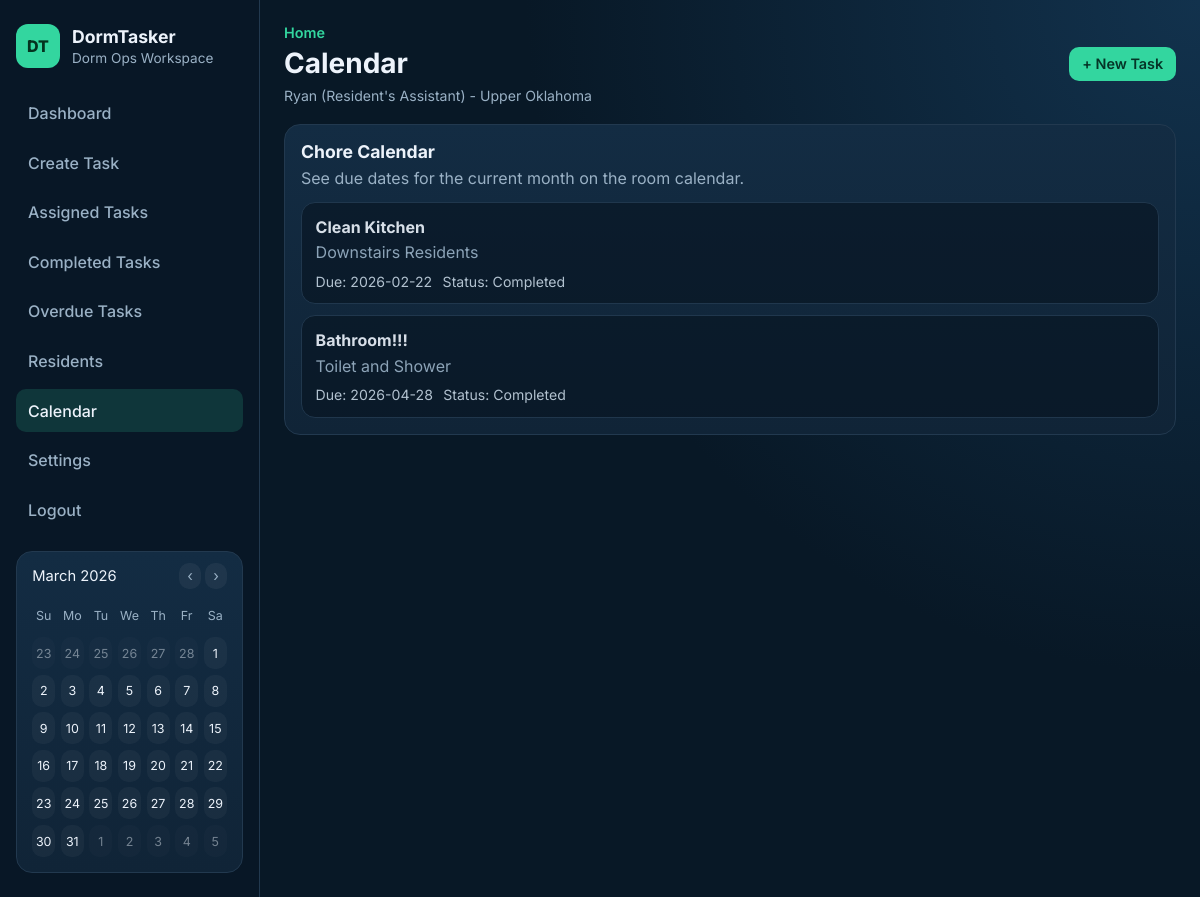
Page /calendar?calendar_month=2026-03 (signed in) on the committed database.
### tables this page shows
CREATE TABLE users (
            id INTEGER PRIMARY KEY AUTOINCREMENT,
            name TEXT NOT NULL,
            role TEXT NOT NULL CHECK (role IN ('RA', 'Resident'))
        , email TEXT, password_hash TEXT, room_id INTEGER);

CREATE TABLE rooms (
            id INTEGER PRIMARY KEY AUTOINCREMENT,
            room_name TEXT NOT NULL,
            room_code TEXT NOT NULL UNIQUE,
            created_by INTEGER,
            FOREIGN KEY (created_by) REFERENCES users (id)
        );

CREATE TABLE chores (
            id INTEGER PRIMARY KEY AUTOINCREMENT,
            title TEXT NOT NULL,
            description TEXT,
            due_date TEXT,
            status TEXT
        , room_id INTEGER, created_by INTEGER);

CREATE TABLE assignments (
            id INTEGER PRIMARY KEY AUTOINCREMENT,
            chore_id INTEGER NOT NULL,
            resident_id INTEGER NOT NULL,
            assigned_by INTEGER NOT NULL, room_id INTEGER,
            FOREIGN KEY (chore_id) REFERENCES chores (id) ON DELETE CASCADE,
            FOREIGN KEY (resident_id) REFERENCES users (id),
            FOREIGN KEY (assigned_by) REFERENCES users (id)
        );

### app.py (the view)
@app.route("/calendar")
@login_required
def calendar_view():
    context = _fetch_dashboard_context()
    room_id = g.current_user["room_id"]
    if g.current_user["role"] == "RA":
        chore_list = service.get_chores(room_id=room_id)
    else:
        chore_list = service.get_resident_chores(g.current_user["id"], room_id=room_id)
    return render_template(
        "calendar.html",
        page_title="Calendar",
        chores=chore_list,
        **context,
    )

### app.py (called while the page is built)
def _format_user_role(role):
    return "Resident's Assistant" if role == "RA" else role

@app.before_request
def load_current_user():
    user_id = session.get("user_id")
    g.current_user = get_user_by_id(user_id) if user_id else None

@app.context_processor
def inject_current_user():
    current_user = g.get("current_user")
    if current_user:
        if current_user["role"] == "RA":
            chore_list = service.get_chores(room_id=current_user["room_id"])
        else:
            chore_list = service.get_resident_chores(current_user["id"], room_id=current_user["room_id"])
        calendar_data = _calendar_context(chore_list)
    else:
        calendar_data = {}
    return {
        "current_user": current_user,
        "current_path": request.path,
        "current_user_role_text": _format_user_role(current_user["role"]) if current_user else None,
        **calendar_data,
    }

def _fetch_dashboard_context():
    room_id = g.current_user["room_id"]
    residents = service.get_residents(room_id=room_id)
    if g.current_user["role"] == "RA":
        all_chores = service.get_chores(room_id=room_id)
    else:
        all_chores = service.get_resident_chores(g.current_user["id"], room_id=room_id)
    overdue_count = sum(1 for _ in service.overdue_chores(all_chores))
    return {
        "room_id": room_id,
        "residents": residents,
        "all_chores": all_chores,
        "overdue_count": overdue_count,
    }

### auth.py (called while the page is built)
def login_required(func):
    @wraps(func)
    def wrapper(*args, **kwargs):
        if not session.get("user_id"):
            flash("Please log in to continue.", "error")
            return redirect(url_for("login"))
        return func(*args, **kwargs)
    return wrapper

def get_user_by_id(user_id):
    conn = get_db_connection()
    user = conn.execute(
        """
        SELECT u.id, u.name, u.email, u.role, u.room_id, r.room_name, r.room_code
        FROM users u
        LEFT JOIN rooms r ON u.room_id = r.id
        WHERE u.id = ?
        """,
        (user_id,),
    ).fetchone()
    conn.close()
    return dict(user) if user else None

### database.py (called while the page is built)
def get_db_connection():
    conn = sqlite3.connect(DB_PATH)
    conn.row_factory = sqlite3.Row
    return conn

### models.py (called while the page is built)
    def is_overdue(self):
        if not self.due_date or self.status == "Completed":
            return False
        due = datetime.strptime(self.due_date, "%Y-%m-%d").date()
        return due < date.today()

### templates/calendar.html (shortened to what this page needs)
{% extends "base.html" %}
{% block page_title %}Calendar{% endblock %}
{% block content %}
    <section class="card-panel">
        <div class="panel-head">
            <h3>Chore Calendar</h3>
            <p>See due dates for the current month on the room calendar.</p>
        </div>
        {% set scheduled = chores | selectattr('due_date') | list | sort(attribute='due_date') %}
        {% if scheduled %}
            <div class="task-list">
                {% for chore in scheduled %}
                    <article class="task-item task-item-complete">
                        <div class="task-main">
                            <h4>{{ chore.title }}</h4>
                            <p>{{ chore.description or 'No additional details.' }}</p>
                            <div class="meta-row">
                                <span>Due: {{ chore.due_date }}</span>
                                <span>Status: {{ chore.status }}</span>
                            </div>
                        </div>
                    </article>
                {% endfor %}
            </div>
        {% else %}
            <p class="empty-state">No calendar items found for this room.</p>
        {% endif %}
    </section>
{% endblock %}

### templates/base.html (shortened to what this page needs)
<!DOCTYPE html>
<html lang="en">
<head>
    <link rel="stylesheet" href="{{ url_for('static', filename='style.css') }}">
</head>
<body>
    <div class="app-shell">
        <aside class="sidebar">
            <div class="brand">
                <span class="brand-badge">DT</span>
                <div>
                    <h1>DormTasker</h1>
                    <p>Dorm Ops Workspace</p>
                </div>
            </div>
            <nav class="sidebar-nav">
                {% if current_user %}
                    <a href="{{ url_for('dashboard') }}" class="nav-link{% if current_path == url_for('dashboard') %} active{% endif %}">Dashboard</a>
                    {% if current_user.role == "RA" %}
                        <a href="{{ url_for('create_chore') }}" class="nav-link{% if current_path == url_for('create_chore') %} active{% endif %}">Create Task</a>
                        <a href="{{ url_for('assigned_tasks') }}" class="nav-link{% if current_path == url_for('assigned_tasks') %} active{% endif %}">Assigned Tasks</a>
                        <a href="{{ url_for('completed_tasks') }}" class="nav-link{% if current_path == url_for('completed_tasks') %} active{% endif %}">Completed Tasks</a>
                        <a href="{{ url_for('overdue_tasks') }}" class="nav-link{% if current_path == url_for('overdue_tasks') %} active{% endif %}">Overdue Tasks</a>
                        <a href="{{ url_for('residents') }}" class="nav-link{% if current_path == url_for('residents') %} active{% endif %}">Residents</a>
                        <a href="{{ url_for('calendar_view') }}" class="nav-link{% if current_path == url_for('calendar_view') %} active{% endif %}">Calendar</a>
                        <a href="{{ url_for('settings') }}" class="nav-link{% if current_path == url_for('settings') %} active{% endif %}">Settings</a>
                    {% endif %}
                    <a href="{{ url_for('logout') }}" class="nav-link">Logout</a>
                {% else %}
                    <a href="{{ url_for('login') }}" class="nav-link">Login</a>
                    <a href="{{ url_for('register') }}" class="nav-link">Register</a>
                {% endif %}
            </nav>
            {% if current_user %}
                <section class="sidebar-card sidebar-calendar">
                    <div class="calendar-head">
                        <span>{{ calendar_label }}</span>
                        <div class="calendar-nav">
                            <a href="{{ current_path }}?calendar_month={{ calendar_prev }}">‹</a>
                            <a href="{{ current_path }}?calendar_month={{ calendar_next }}">›</a>
                        </div>
                    </div>
                    <div class="calendar-grid">
                        {% for day in calendar_weekdays %}
                            <span class="calendar-weekday">{{ day }}</span>
                        {% endfor %}
                        {% for cell in calendar_cells %}
                            <span class="calendar-cell{% if cell.month != calendar_month or cell.year != calendar_year %} calendar-muted{% endif %}">{{ cell.day }}</span>
                        {% endfor %}
                    </div>
                </section>
            {% endif %}
        </aside>
        <div class="main-panel">
            <header class="topbar">
                <div>
                    <p class="topbar-eyebrow">Home</p>
                    <h2 class="topbar-title">{% block page_title %}{{ page_title or 'Dashboard' }}{% endblock %}</h2>
                    {% if current_user %}
                        <p class="user-context">
                            {{ current_user.name }} ({{ current_user_role_text }}) - {{ current_user.room_name or "No Room" }}
                        </p>
                    {% endif %}
                </div>
                {% if current_user and current_user.role == "RA" %}
                    <a class="btn btn-primary" href="{{ url_for('create_chore') }}">+ New Task</a>
                {% elif not current_user %}
                    <a class="btn btn-primary" href="{{ url_for('register') }}">Join Dorm Room</a>
                {% endif %}
            </header>
            <main class="content">
                {% block content %}{% endblock %}
            </main>
        </div>
    </div>
</body>
</html>

### static/style.css (style rules this page uses)
:root { --bg: #081826; --bg-soft: #0f2335; --panel: #102437; --panel-alt: #132c43; --text: #edf3fb; --muted: #9ab1c5; --line: #22394f; --accent: #33d69f; --accent-dark: #27b987; --danger: #ff6f7f; --warning: #ffc56f; }
* { box-sizing: border-box; }
body { margin: 0; font-family: "Inter", sans-serif; background: radial-gradient(circle at top right, #12324d 0%, var(--bg) 45%); color: var(--text); }
a { color: inherit; }
.app-shell { min-height: 100vh; display: grid; grid-template-columns: 260px 1fr; }
.sidebar { border-right: 1px solid var(--line); background: rgba(8, 24, 38, 0.9); padding: 1.5rem 1rem; }
.brand { display: flex; gap: 0.75rem; align-items: center; margin-bottom: 1.5rem; }
.brand h1 { margin: 0; font-size: 1.1rem; font-weight: 700; }
.brand p { margin: 0.2rem 0 0; color: var(--muted); font-size: 0.85rem; }
.brand-badge { width: 44px; height: 44px; display: inline-flex; align-items: center; justify-content: center; border-radius: 12px; background: var(--accent); color: #04331f; font-weight: 800; }
.sidebar-nav { display: grid; gap: 0.45rem; }
.nav-link { text-decoration: none; padding: 0.7rem 0.75rem; border-radius: 10px; color: var(--muted); font-weight: 500; }
.nav-link.active { color: var(--text); background: rgba(51, 214, 159, 0.16); }
.sidebar-card { margin-top: 1.25rem; background: linear-gradient(180deg, var(--panel-alt) 0%, var(--panel) 100%); border: 1px solid var(--line); border-radius: 16px; padding: 1rem; }
.sidebar-calendar { padding: 0.95rem; }
.calendar-head { display: flex; justify-content: space-between; gap: 0.75rem; align-items: center; margin-bottom: 0.9rem; font-size: 0.92rem; color: var(--text); }
.calendar-nav a { color: var(--muted); text-decoration: none; padding: 0.25rem 0.5rem; border-radius: 10px; background: rgba(255, 255, 255, 0.05); }
.calendar-grid { display: grid; grid-template-columns: repeat(7, minmax(0, 1fr)); gap: 0.35rem; }
.calendar-weekday, .calendar-cell { display: inline-flex; align-items: center; justify-content: center; min-height: 32px; border-radius: 10px; font-size: 0.78rem; }
.calendar-weekday { color: var(--muted); }
.calendar-cell { background: rgba(255, 255, 255, 0.04); color: var(--text); }
.calendar-muted { opacity: 0.45; }
.main-panel { padding: 1.5rem; }
.topbar { display: flex; justify-content: space-between; align-items: center; margin-bottom: 1.25rem; }
.topbar-eyebrow { margin: 0; color: var(--accent); font-size: 0.9rem; font-weight: 600; }
.topbar-title { margin: 0.3rem 0 0; font-size: 1.75rem; }
.user-context { margin: 0.45rem 0 0; color: var(--muted); font-size: 0.88rem; }
.content { max-width: 1050px; }
.stat-card, .card-panel { background: linear-gradient(180deg, var(--panel-alt) 0%, var(--panel) 100%); border: 1px solid var(--line); border-radius: 16px; padding: 1rem; }
.card-panel { margin-bottom: 1rem; }
.panel-head h3 { margin: 0; font-size: 1.1rem; }
.panel-head p { color: var(--muted); margin: 0.35rem 0 0.9rem; }
.task-list { display: grid; gap: 0.7rem; }
.task-item { border: 1px solid var(--line); border-radius: 14px; background: rgba(5, 18, 29, 0.6); padding: 0.85rem; display: flex; justify-content: space-between; gap: 1rem; }
.task-item-complete { opacity: 0.9; }
.task-main h4 { margin: 0; }
.task-main p { margin: 0.35rem 0 0; color: var(--muted); }
.meta-row { display: flex; flex-wrap: wrap; gap: 0.65rem; margin-top: 0.65rem; color: #c4d3e0; font-size: 0.88rem; }
.btn { border: none; border-radius: 10px; padding: 0.52rem 0.8rem; font-size: 0.9rem; text-decoration: none; font-weight: 600; cursor: pointer; display: inline-flex; align-items: center; justify-content: center; }
.btn-primary { background: var(--accent); color: #053527; }

### rows in the picture
users: name "Ryan"
rooms: room_name "Upper Oklahoma"
chores: title "Clean Kitchen", description "Downstairs Residents", due_date "2026-02-22", status "Completed"
assignments: title "Bathroom!!!", description "Toilet and Shower", due_date "2026-04-28", status "Completed"

### other values in the picture
{{ calendar_label }} "March 2026"
{{ day }} "Su" "Mo" "Tu" "We" "Th" "Fr" "Sa"
{{ cell.day }} "23" "24" "25" "26" "27" "28" "1" "2" "3" "4" "5" "6" "7" "8" "9" "10" "11" "12" "13" "14" "15" "16" "17" "18" "19" "20" "21" "22" "23" "24" "25" "26" "27" "28" "29" "30" "31" "1" "2" "3" "4" "5"
{{ current_user_role_text }} "Resident's Assistant"
